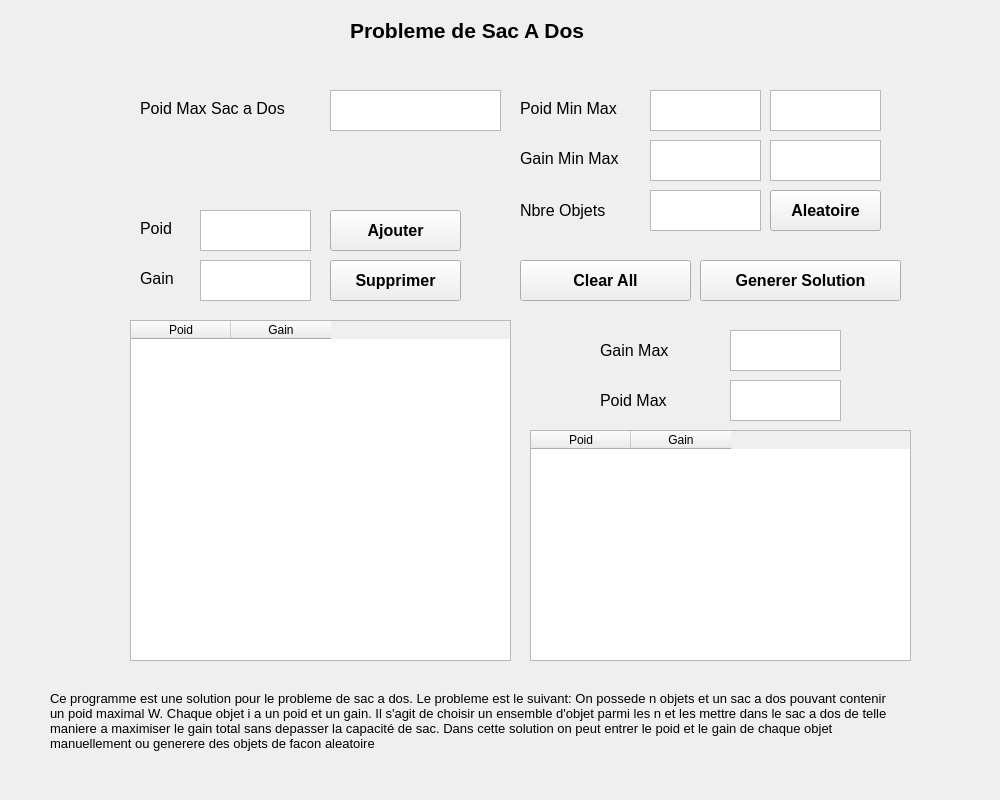
<?xml version="1.0" encoding="UTF-8"?>
<ui version="4.0">
 <class>MainWindow</class>
 <widget class="QMainWindow" name="MainWindow">
  <property name="geometry">
   <rect>
    <x>0</x>
    <y>0</y>
    <width>1000</width>
    <height>800</height>
   </rect>
  </property>
  <property name="minimumSize">
   <size>
    <width>1000</width>
    <height>800</height>
   </size>
  </property>
  <property name="maximumSize">
   <size>
    <width>1000</width>
    <height>800</height>
   </size>
  </property>
  <property name="windowTitle">
   <string>Sac à dos </string>
  </property>
  <widget class="QWidget" name="centralwidget">
   <widget class="QTextEdit" name="poidMax">
    <property name="geometry">
     <rect>
      <x>330</x>
      <y>90</y>
      <width>171</width>
      <height>41</height>
     </rect>
    </property>
    <property name="font">
     <font>
      <pointsize>12</pointsize>
     </font>
    </property>
    <property name="toolTip">
     <string>le poid max que le sac a dos peut contenir</string>
    </property>
   </widget>
   <widget class="QLabel" name="label">
    <property name="geometry">
     <rect>
      <x>140</x>
      <y>100</y>
      <width>181</width>
      <height>16</height>
     </rect>
    </property>
    <property name="font">
     <font>
      <pointsize>12</pointsize>
     </font>
    </property>
    <property name="text">
     <string>Poid Max Sac a Dos</string>
    </property>
   </widget>
   <widget class="QTextEdit" name="PoidText">
    <property name="geometry">
     <rect>
      <x>200</x>
      <y>210</y>
      <width>111</width>
      <height>41</height>
     </rect>
    </property>
    <property name="font">
     <font>
      <pointsize>12</pointsize>
     </font>
    </property>
    <property name="toolTip">
     <string>le poid de l'objet</string>
    </property>
   </widget>
   <widget class="QLabel" name="label_2">
    <property name="geometry">
     <rect>
      <x>140</x>
      <y>220</y>
      <width>71</width>
      <height>16</height>
     </rect>
    </property>
    <property name="font">
     <font>
      <pointsize>12</pointsize>
     </font>
    </property>
    <property name="text">
     <string>Poid </string>
    </property>
   </widget>
   <widget class="QLabel" name="label_3">
    <property name="geometry">
     <rect>
      <x>140</x>
      <y>270</y>
      <width>71</width>
      <height>16</height>
     </rect>
    </property>
    <property name="font">
     <font>
      <pointsize>12</pointsize>
     </font>
    </property>
    <property name="text">
     <string>Gain</string>
    </property>
   </widget>
   <widget class="QTextEdit" name="gainText">
    <property name="geometry">
     <rect>
      <x>200</x>
      <y>260</y>
      <width>111</width>
      <height>41</height>
     </rect>
    </property>
    <property name="font">
     <font>
      <pointsize>12</pointsize>
     </font>
    </property>
    <property name="toolTip">
     <string>le gain de l'objet</string>
    </property>
   </widget>
   <widget class="QPushButton" name="ajouterBtn">
    <property name="geometry">
     <rect>
      <x>330</x>
      <y>210</y>
      <width>131</width>
      <height>41</height>
     </rect>
    </property>
    <property name="font">
     <font>
      <pointsize>12</pointsize>
      <weight>75</weight>
      <bold>true</bold>
     </font>
    </property>
    <property name="toolTip">
     <string>Ajouter un objet de facon manuelle dans la liste des objets</string>
    </property>
    <property name="text">
     <string>Ajouter</string>
    </property>
   </widget>
   <widget class="QPushButton" name="suppBtn">
    <property name="geometry">
     <rect>
      <x>330</x>
      <y>260</y>
      <width>131</width>
      <height>41</height>
     </rect>
    </property>
    <property name="font">
     <font>
      <pointsize>12</pointsize>
      <weight>75</weight>
      <bold>true</bold>
     </font>
    </property>
    <property name="toolTip">
     <string>supprimer l'objet selectionné</string>
    </property>
    <property name="text">
     <string>Supprimer</string>
    </property>
   </widget>
   <widget class="QLabel" name="label_4">
    <property name="geometry">
     <rect>
      <x>600</x>
      <y>340</y>
      <width>111</width>
      <height>20</height>
     </rect>
    </property>
    <property name="font">
     <font>
      <pointsize>12</pointsize>
     </font>
    </property>
    <property name="text">
     <string>Gain Max</string>
    </property>
   </widget>
   <widget class="QTextEdit" name="gainMaxText">
    <property name="geometry">
     <rect>
      <x>730</x>
      <y>330</y>
      <width>111</width>
      <height>41</height>
     </rect>
    </property>
    <property name="font">
     <font>
      <pointsize>12</pointsize>
     </font>
    </property>
    <property name="readOnly">
     <bool>true</bool>
    </property>
   </widget>
   <widget class="QLabel" name="label_5">
    <property name="geometry">
     <rect>
      <x>600</x>
      <y>390</y>
      <width>111</width>
      <height>20</height>
     </rect>
    </property>
    <property name="font">
     <font>
      <pointsize>12</pointsize>
     </font>
    </property>
    <property name="text">
     <string>Poid Max</string>
    </property>
   </widget>
   <widget class="QTextEdit" name="poidMaxText">
    <property name="geometry">
     <rect>
      <x>730</x>
      <y>380</y>
      <width>111</width>
      <height>41</height>
     </rect>
    </property>
    <property name="font">
     <font>
      <pointsize>12</pointsize>
     </font>
    </property>
    <property name="readOnly">
     <bool>true</bool>
    </property>
   </widget>
   <widget class="QPushButton" name="aleatoire">
    <property name="geometry">
     <rect>
      <x>770</x>
      <y>190</y>
      <width>111</width>
      <height>41</height>
     </rect>
    </property>
    <property name="font">
     <font>
      <pointsize>12</pointsize>
      <weight>75</weight>
      <bold>true</bold>
     </font>
    </property>
    <property name="toolTip">
     <string>Generer nbre objets de facon aleatoire ayant le gain et le poid entre les valeurs ci dessus</string>
    </property>
    <property name="text">
     <string>Aleatoire</string>
    </property>
   </widget>
   <widget class="QLabel" name="label_6">
    <property name="geometry">
     <rect>
      <x>520</x>
      <y>150</y>
      <width>121</width>
      <height>16</height>
     </rect>
    </property>
    <property name="font">
     <font>
      <pointsize>12</pointsize>
     </font>
    </property>
    <property name="text">
     <string>Gain Min Max</string>
    </property>
   </widget>
   <widget class="QTextEdit" name="GainMin">
    <property name="geometry">
     <rect>
      <x>650</x>
      <y>140</y>
      <width>111</width>
      <height>41</height>
     </rect>
    </property>
    <property name="font">
     <font>
      <pointsize>12</pointsize>
     </font>
    </property>
    <property name="toolTip">
     <string>Gain Minimum d'un objet generé aleatoirement</string>
    </property>
   </widget>
   <widget class="QLabel" name="label_7">
    <property name="geometry">
     <rect>
      <x>520</x>
      <y>100</y>
      <width>121</width>
      <height>16</height>
     </rect>
    </property>
    <property name="font">
     <font>
      <pointsize>12</pointsize>
     </font>
    </property>
    <property name="text">
     <string>Poid Min Max</string>
    </property>
   </widget>
   <widget class="QTextEdit" name="PoidMin">
    <property name="geometry">
     <rect>
      <x>650</x>
      <y>90</y>
      <width>111</width>
      <height>41</height>
     </rect>
    </property>
    <property name="font">
     <font>
      <pointsize>12</pointsize>
     </font>
    </property>
    <property name="toolTip">
     <string>Poid Minimum d'un objet generé aleatoirement</string>
    </property>
   </widget>
   <widget class="QTextEdit" name="PoidMax">
    <property name="geometry">
     <rect>
      <x>770</x>
      <y>90</y>
      <width>111</width>
      <height>41</height>
     </rect>
    </property>
    <property name="font">
     <font>
      <pointsize>12</pointsize>
     </font>
    </property>
    <property name="toolTip">
     <string>Poid Maximum d'un objet generé aleatoirement</string>
    </property>
   </widget>
   <widget class="QTextEdit" name="GainMax">
    <property name="geometry">
     <rect>
      <x>770</x>
      <y>140</y>
      <width>111</width>
      <height>41</height>
     </rect>
    </property>
    <property name="font">
     <font>
      <pointsize>12</pointsize>
     </font>
    </property>
    <property name="toolTip">
     <string>Gain Maximum d'un objet generé aleatoirement</string>
    </property>
   </widget>
   <widget class="QLabel" name="label_8">
    <property name="geometry">
     <rect>
      <x>520</x>
      <y>190</y>
      <width>121</width>
      <height>41</height>
     </rect>
    </property>
    <property name="font">
     <font>
      <pointsize>12</pointsize>
     </font>
    </property>
    <property name="text">
     <string>Nbre Objets</string>
    </property>
   </widget>
   <widget class="QTextEdit" name="NbreObjets">
    <property name="geometry">
     <rect>
      <x>650</x>
      <y>190</y>
      <width>111</width>
      <height>41</height>
     </rect>
    </property>
    <property name="font">
     <font>
      <pointsize>12</pointsize>
     </font>
    </property>
    <property name="toolTip">
     <string>Nombre d'objets a generer aleatoirement</string>
    </property>
   </widget>
   <widget class="QPushButton" name="solution">
    <property name="geometry">
     <rect>
      <x>700</x>
      <y>260</y>
      <width>201</width>
      <height>41</height>
     </rect>
    </property>
    <property name="font">
     <font>
      <pointsize>12</pointsize>
      <weight>75</weight>
      <bold>true</bold>
     </font>
    </property>
    <property name="text">
     <string>Generer Solution</string>
    </property>
   </widget>
   <widget class="QTableWidget" name="ensObjets">
    <property name="geometry">
     <rect>
      <x>130</x>
      <y>320</y>
      <width>381</width>
      <height>341</height>
     </rect>
    </property>
    <column>
     <property name="text">
      <string>Poid</string>
     </property>
    </column>
    <column>
     <property name="text">
      <string>Gain</string>
     </property>
    </column>
   </widget>
   <widget class="QTableWidget" name="tableWidget">
    <property name="geometry">
     <rect>
      <x>530</x>
      <y>430</y>
      <width>381</width>
      <height>231</height>
     </rect>
    </property>
    <column>
     <property name="text">
      <string>Poid</string>
     </property>
    </column>
    <column>
     <property name="text">
      <string>Gain</string>
     </property>
    </column>
   </widget>
   <widget class="QLabel" name="label_9">
    <property name="geometry">
     <rect>
      <x>50</x>
      <y>650</y>
      <width>851</width>
      <height>141</height>
     </rect>
    </property>
    <property name="font">
     <font>
      <pointsize>10</pointsize>
     </font>
    </property>
    <property name="text">
     <string>Ce programme est une solution pour le probleme de sac a dos. Le probleme est le suivant: On possede n objets et un sac a dos pouvant contenir un poid maximal W. Chaque objet i a un poid et un gain. Il s'agit de choisir un ensemble d'objet parmi les n et les mettre dans le sac a dos de telle maniere a maximiser le gain total sans depasser la capacité de sac. Dans cette solution on peut entrer le poid et le gain de chaque objet manuellement ou generere des objets de facon aleatoire</string>
    </property>
    <property name="textFormat">
     <enum>Qt::AutoText</enum>
    </property>
    <property name="wordWrap">
     <bool>true</bool>
    </property>
   </widget>
   <widget class="QLabel" name="label_10">
    <property name="geometry">
     <rect>
      <x>350</x>
      <y>10</y>
      <width>341</width>
      <height>41</height>
     </rect>
    </property>
    <property name="font">
     <font>
      <pointsize>16</pointsize>
      <weight>75</weight>
      <bold>true</bold>
     </font>
    </property>
    <property name="text">
     <string>Probleme de Sac A Dos</string>
    </property>
   </widget>
   <widget class="QPushButton" name="clear">
    <property name="geometry">
     <rect>
      <x>520</x>
      <y>260</y>
      <width>171</width>
      <height>41</height>
     </rect>
    </property>
    <property name="font">
     <font>
      <pointsize>12</pointsize>
      <weight>75</weight>
      <bold>true</bold>
     </font>
    </property>
    <property name="text">
     <string>Clear All</string>
    </property>
   </widget>
  </widget>
 </widget>
 <resources/>
 <connections/>
</ui>
